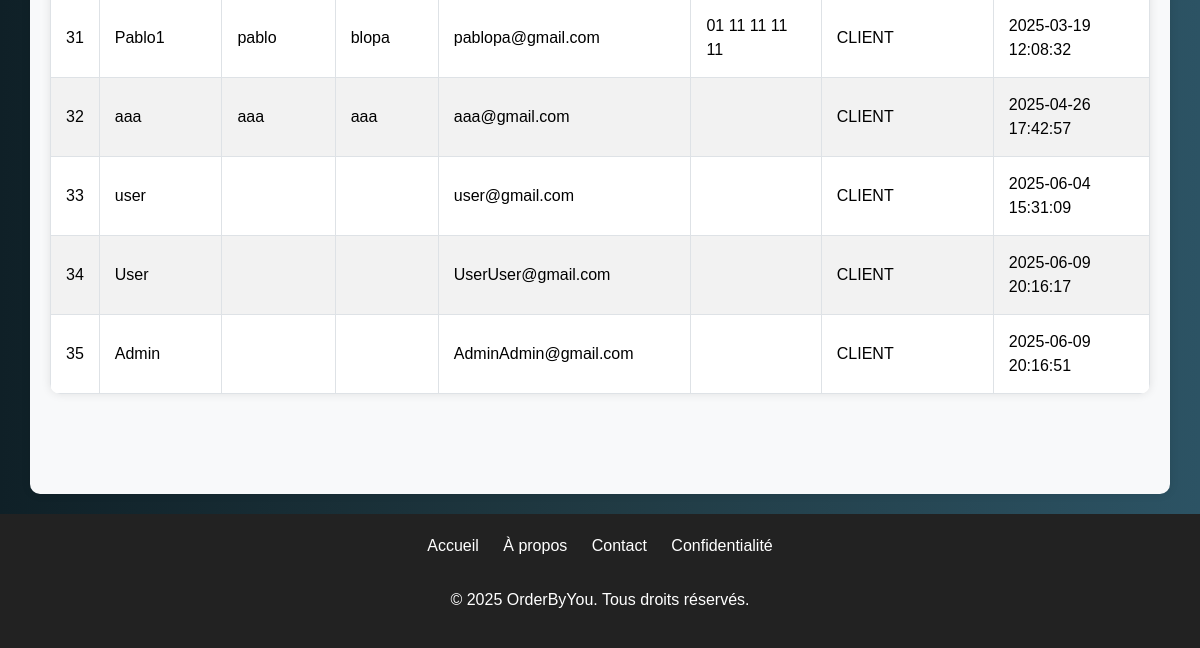
/index.php?pages=dashboard&users (signed in, lower part), run on an earlier commit of the app's database.
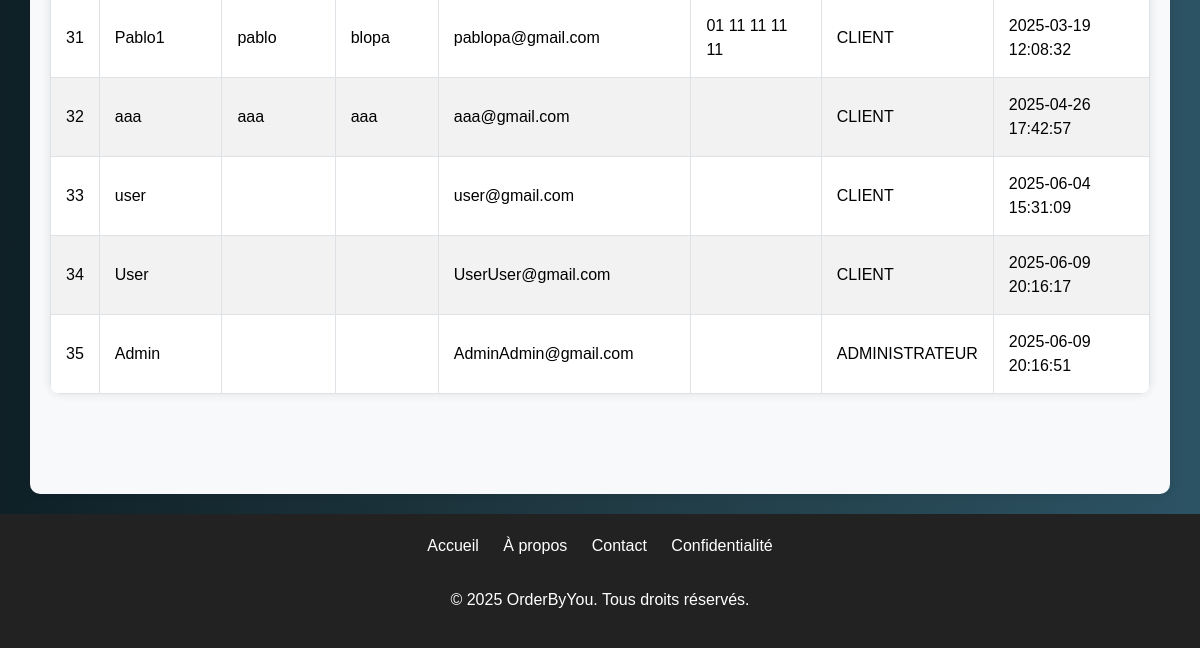
And on a later commit of the database.
### tables this page shows
CREATE TABLE IF NOT EXISTS `users` (
  `id` int NOT NULL AUTO_INCREMENT,
  `username` varchar(100) NOT NULL,
  `first_name` varchar(50) DEFAULT NULL,
  `last_name` varchar(50) DEFAULT NULL,
  `email` varchar(100) NOT NULL,
  `password` varchar(255) NOT NULL,
  `phone` varchar(15) DEFAULT NULL,
  `role` varchar(50) NOT NULL DEFAULT 'CLIENT',
  `created_at` datetime DEFAULT CURRENT_TIMESTAMP,
  PRIMARY KEY (`id`),
  UNIQUE KEY `email` (`email`)
);

### index.php (called while the page is built, shortened)
<?php
include './templates/header.php';
$allowedPages = ['home', 'products', 'cart', 'login', 'register', 'profil', 'logout', 'dashboard', 'order'];
$page = isset($_GET['pages']) ? $_GET['pages'] : 'home';
if (in_array($page, $allowedPages)) {
    $pagePath = './pages/' . $page . '.php';
} else {
    $pagePath = './pages/404.php';
}
include $pagePath;
include './templates/footer.php';
?>

### pages/dashboard.php (the view, shortened to what this page needs)
<?php
$users = $orders = $products = [];
if (isset($_GET['users'])) {
    $req = $dbb->prepare("SELECT * FROM users");
    $req->execute();
    $users = $req->fetchAll(PDO::FETCH_ASSOC);
}
?>
<div class="container">
    <?php if (isset($_GET['users'])): ?>
        <table>
            <tbody>
                <?php foreach ($users as $user): ?>
                    <tr>
                        <td><?= htmlspecialchars($user['id']) ?></td>
                        <td><?= htmlspecialchars($user['username']) ?></td>
                        <td><?= htmlspecialchars($user['first_name'] ?? '') ?></td>
                        <td><?= htmlspecialchars($user['last_name'] ?? '') ?></td>
                        <td><?= htmlspecialchars($user['email']) ?></td>
                        <td><?= htmlspecialchars($user['phone'] ?? '') ?></td>
                        <td><?= htmlspecialchars($user['role']) ?></td>
                        <td><?= htmlspecialchars($user['created_at']) ?></td>
                    </tr>
                <?php endforeach; ?>
            </tbody>
        </table>
    <?php endif; ?>
</div>

What changed in the data, as far as the page shows it:
changed users "Admin": role "CLIENT" → "ADMINISTRATEUR"
